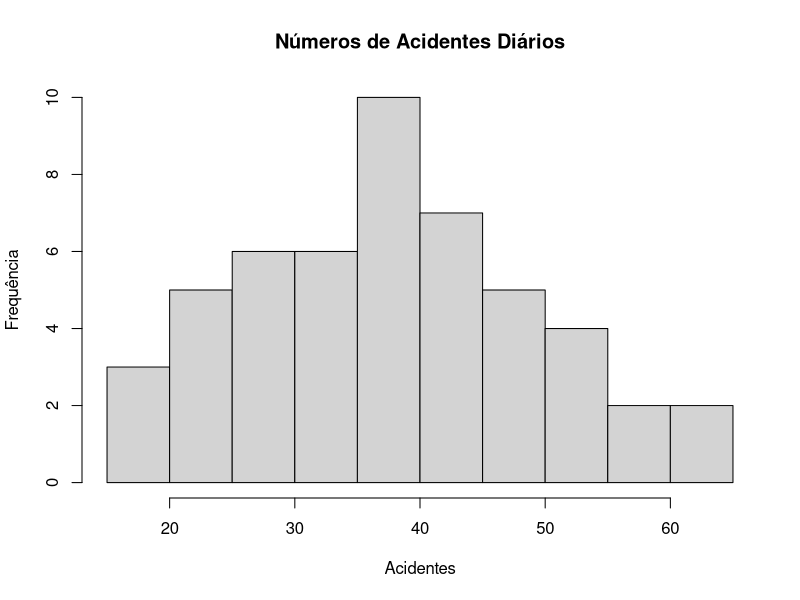

Recreate this plot in R. (Note: this script raises an error after producing the figure.)
#Coeficiente de Curtose

dados = c(18, 20, 20, 21, 22, 24, 25, 25, 26, 27, 29, 29,
          30, 30, 31, 31, 32, 33, 34, 35, 36, 36, 37, 37,
          37, 37, 38, 38, 38, 40, 41, 43, 44, 44, 45, 45,
          45, 46, 47, 48, 49, 50, 51, 53, 54, 54, 56, 58, 62, 65)

hist(dados, main = "Números de Acidentes Diários", xlab = "Acidentes", ylab = 'Frequência')

mean(dados)
sd(dados)
median(dados)

ck = kurtosis(dados)
ck

# Outro exemplo

n.sample <- rnorm(n = 10000, mean = 55, sd = 4.5)

skewness(n.sample)
kurtosis(n.sample)

library(ggplot2)

datasim <- data.frame(n.sample)
ggplot(datasim, aes(x = n.sample), binwidth = 2) +
         geom_histogram(aes(y = ..density..), fill = 'red', alpha = 0.5) +
         geom_density(colour = 'blue') + xlab(expression(bold('Dados'))) + 
         ylab(expression(bold('Densidade')))